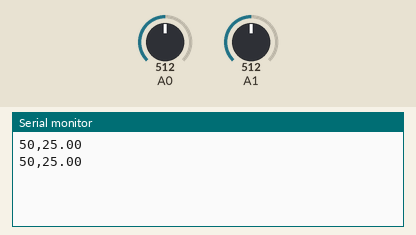
Simulated run of this sketch. Board: Arduino Uno, built with avr-gcc and run on an emulated ATmega328P. Parts: the last lines printed to the serial monitor. The test bench sets the inputs (shaded band); at power-on: A1 = 512, A0 = 512.

Above: at 1.8 s.
1.9 s: A1 set to 0
At 2.8 s:
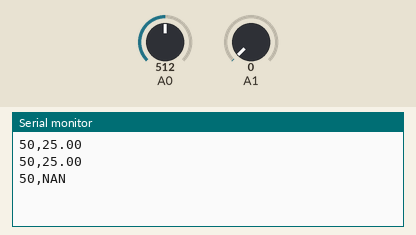
4.5 s: A0 set to 716
At 5.8 s:
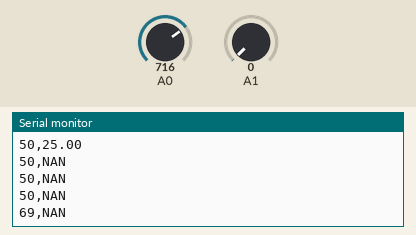
6.0 s: A1 set to 122
At 6.8 s:
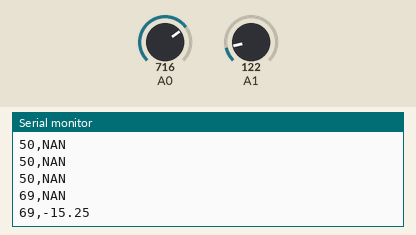
7.5 s: A0 set to 900
At 8.7 s:
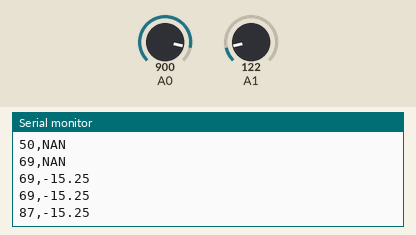
Timing chart, 0 to 10.0 s (numbered marks = the images above; inputs shaded):
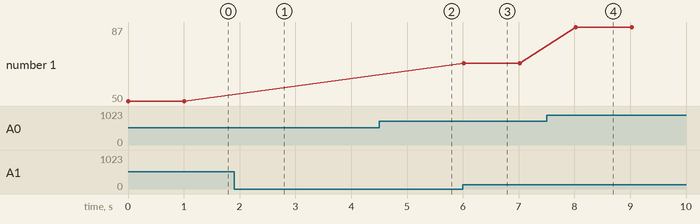

Measured:
- after the input at 1.9 s, the serial monitor: prints a new line after 0.11 s (image 1)
- after the input at 4.5 s, the serial monitor: prints a new line after 0.52 s (image 2)
- after the input at 6.0 s, the serial monitor: prints a new line at once (image 3)
- after the input at 7.5 s, the serial monitor: prints a new line after 0.53 s (image 4)
- plotted number 1: 69 → 87 after the input at 7.5 s

The sketch:

temperaturelightsensor.ino
```cpp
#include <math.h>

void setup() {
  Serial.begin(9600);
}

double Thermister(int RawADC) {
  double Temp;
  Temp = log(((10240000/RawADC) - 10000));
  Temp = 1 / (0.001129148 + (0.000234125 * Temp) + (0.0000000876741 * Temp * Temp * Temp));
  Temp = Temp - 273.15;
  return Temp;
}

void loop() {
  int light = map(analogRead(0), 0, 1023, 0, 100);
  delay(1);

  double temp = Thermister(analogRead(1));
  delay(1);
  char sTemp[6] = { '\0' };
  dtostrf(temp, 5, 2, sTemp);

  char sOut[10] = { '\0' };
  sprintf(sOut, "%d,%s", light, deblank(sTemp));

  Serial.println(sOut);

  delay(1000);
}

char* deblank(char* input) {
  char *output=input;
  int i = 0;
  int j = 0;
  for (; i<strlen(input); i++,j++) {
      if (input[i] != ' ') {
          output[j]=input[i];
      } else {
          j--;
      }
  }
  output[j]='\0';
  return output;
}
```
